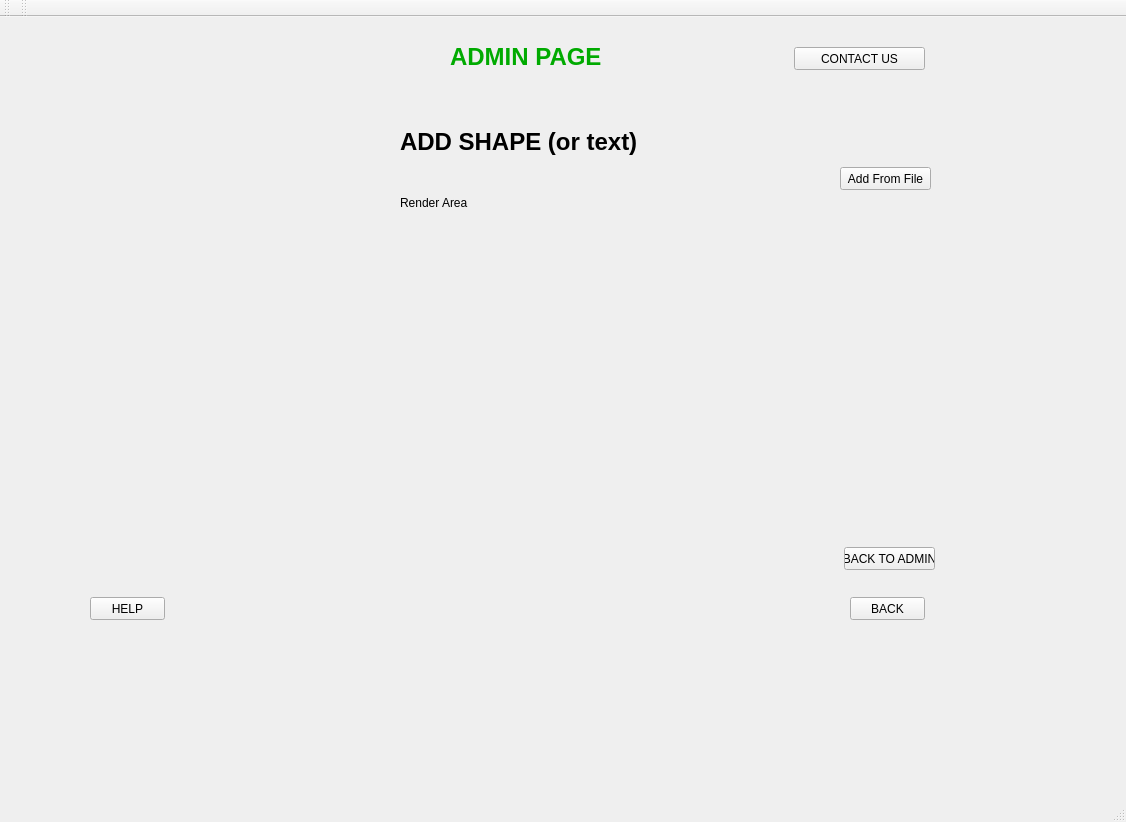
<?xml version="1.0" encoding="UTF-8"?>
<ui version="4.0">
 <class>MainWindow</class>
 <widget class="QMainWindow" name="MainWindow">
  <property name="geometry">
   <rect>
    <x>0</x>
    <y>0</y>
    <width>1126</width>
    <height>822</height>
   </rect>
  </property>
  <property name="windowTitle">
   <string>MainWindow</string>
  </property>
  <widget class="QWidget" name="centralWidget">
   <widget class="QStackedWidget" name="Main_Menu">
    <property name="geometry">
     <rect>
      <x>50</x>
      <y>10</y>
      <width>951</width>
      <height>631</height>
     </rect>
    </property>
    <property name="currentIndex">
     <number>1</number>
    </property>
    <widget class="QWidget" name="login_page">
     <widget class="QLabel" name="login_title">
      <property name="geometry">
       <rect>
        <x>400</x>
        <y>10</y>
        <width>91</width>
        <height>41</height>
       </rect>
      </property>
      <property name="text">
       <string>&lt;html&gt;&lt;head/&gt;&lt;body&gt;&lt;p&gt;&lt;span style=&quot; font-size:18pt; font-weight:600; color:#00aa00;&quot;&gt;LOGIN&lt;/span&gt;&lt;/p&gt;&lt;/body&gt;&lt;/html&gt;</string>
      </property>
     </widget>
     <widget class="QLabel" name="userNameLabel">
      <property name="geometry">
       <rect>
        <x>300</x>
        <y>100</y>
        <width>47</width>
        <height>13</height>
       </rect>
      </property>
      <property name="text">
       <string>Username</string>
      </property>
     </widget>
     <widget class="QLabel" name="passwordLabel">
      <property name="geometry">
       <rect>
        <x>300</x>
        <y>130</y>
        <width>47</width>
        <height>13</height>
       </rect>
      </property>
      <property name="text">
       <string>Password</string>
      </property>
     </widget>
     <widget class="QLineEdit" name="userNameLineEdit">
      <property name="geometry">
       <rect>
        <x>390</x>
        <y>100</y>
        <width>113</width>
        <height>20</height>
       </rect>
      </property>
     </widget>
     <widget class="QLineEdit" name="passwordLineEdit">
      <property name="geometry">
       <rect>
        <x>390</x>
        <y>130</y>
        <width>113</width>
        <height>20</height>
       </rect>
      </property>
     </widget>
     <widget class="QPushButton" name="loginEnterButton">
      <property name="geometry">
       <rect>
        <x>430</x>
        <y>160</y>
        <width>75</width>
        <height>23</height>
       </rect>
      </property>
      <property name="text">
       <string>ENTER</string>
      </property>
     </widget>
     <widget class="QPushButton" name="loginConctButt">
      <property name="geometry">
       <rect>
        <x>744</x>
        <y>20</y>
        <width>131</width>
        <height>23</height>
       </rect>
      </property>
      <property name="text">
       <string>CONTACT US</string>
      </property>
     </widget>
     <widget class="QPushButton" name="loginRevButt">
      <property name="geometry">
       <rect>
        <x>744</x>
        <y>60</y>
        <width>131</width>
        <height>23</height>
       </rect>
      </property>
      <property name="text">
       <string>LEAVE A REVIEW</string>
      </property>
     </widget>
     <widget class="QPushButton" name="loginHelpButt">
      <property name="geometry">
       <rect>
        <x>40</x>
        <y>570</y>
        <width>75</width>
        <height>23</height>
       </rect>
      </property>
      <property name="text">
       <string>HELP</string>
      </property>
     </widget>
    </widget>
    <widget class="QWidget" name="admi_page">
     <widget class="QPushButton" name="adminPageBackButt">
      <property name="geometry">
       <rect>
        <x>800</x>
        <y>570</y>
        <width>75</width>
        <height>23</height>
       </rect>
      </property>
      <property name="text">
       <string>BACK</string>
      </property>
     </widget>
     <widget class="QLabel" name="admin_title">
      <property name="geometry">
       <rect>
        <x>400</x>
        <y>10</y>
        <width>161</width>
        <height>41</height>
       </rect>
      </property>
      <property name="text">
       <string>&lt;html&gt;&lt;head/&gt;&lt;body&gt;&lt;p&gt;&lt;span style=&quot; font-size:18pt; font-weight:600; color:#00aa00;&quot;&gt;ADMIN PAGE&lt;/span&gt;&lt;/p&gt;&lt;/body&gt;&lt;/html&gt;</string>
      </property>
     </widget>
     <widget class="QPushButton" name="adminHelpButt">
      <property name="geometry">
       <rect>
        <x>40</x>
        <y>570</y>
        <width>75</width>
        <height>23</height>
       </rect>
      </property>
      <property name="text">
       <string>HELP</string>
      </property>
     </widget>
     <widget class="QPushButton" name="adminContButt">
      <property name="geometry">
       <rect>
        <x>744</x>
        <y>20</y>
        <width>131</width>
        <height>23</height>
       </rect>
      </property>
      <property name="text">
       <string>CONTACT US</string>
      </property>
     </widget>
     <widget class="QStackedWidget" name="Admin_Pages">
      <property name="geometry">
       <rect>
        <x>20</x>
        <y>60</y>
        <width>881</width>
        <height>501</height>
       </rect>
      </property>
      <property name="currentIndex">
       <number>1</number>
      </property>
      <widget class="QWidget" name="main_admin_page">
       <widget class="QPushButton" name="addShapeButt">
        <property name="geometry">
         <rect>
          <x>390</x>
          <y>50</y>
          <width>101</width>
          <height>23</height>
         </rect>
        </property>
        <property name="text">
         <string>ADD SHAPE</string>
        </property>
       </widget>
       <widget class="QPushButton" name="remShapeButt">
        <property name="geometry">
         <rect>
          <x>390</x>
          <y>80</y>
          <width>101</width>
          <height>23</height>
         </rect>
        </property>
        <property name="text">
         <string>REMOVE SHAPE</string>
        </property>
       </widget>
       <widget class="QPushButton" name="editShapeButt">
        <property name="geometry">
         <rect>
          <x>390</x>
          <y>110</y>
          <width>101</width>
          <height>23</height>
         </rect>
        </property>
        <property name="text">
         <string>EDIT SHAPE</string>
        </property>
       </widget>
       <widget class="QPushButton" name="viewShapeButt">
        <property name="geometry">
         <rect>
          <x>390</x>
          <y>140</y>
          <width>101</width>
          <height>23</height>
         </rect>
        </property>
        <property name="text">
         <string>VIEW SHAPE</string>
        </property>
       </widget>
      </widget>
      <widget class="QWidget" name="add_page">
       <widget class="QPushButton" name="back2AdminButt">
        <property name="geometry">
         <rect>
          <x>774</x>
          <y>460</y>
          <width>91</width>
          <height>23</height>
         </rect>
        </property>
        <property name="text">
         <string>BACK TO ADMIN</string>
        </property>
       </widget>
       <widget class="QLabel" name="addShapeLabel">
        <property name="geometry">
         <rect>
          <x>330</x>
          <y>40</y>
          <width>261</width>
          <height>31</height>
         </rect>
        </property>
        <property name="text">
         <string>&lt;html&gt;&lt;head/&gt;&lt;body&gt;&lt;p&gt;&lt;span style=&quot; font-size:18pt; font-weight:600;&quot;&gt;ADD SHAPE (or text)&lt;/span&gt;&lt;/p&gt;&lt;/body&gt;&lt;/html&gt;</string>
        </property>
       </widget>
       <widget class="QPushButton" name="addFromFileButton">
        <property name="geometry">
         <rect>
          <x>770</x>
          <y>80</y>
          <width>91</width>
          <height>23</height>
         </rect>
        </property>
        <property name="text">
         <string>Add From File</string>
        </property>
       </widget>
       <widget class="RenderArea" name="addRender" native="true">
        <property name="geometry">
         <rect>
          <x>170</x>
          <y>140</y>
          <width>421</width>
          <height>131</height>
         </rect>
        </property>
       </widget>
       <widget class="QLabel" name="label">
        <property name="geometry">
         <rect>
          <x>330</x>
          <y>100</y>
          <width>71</width>
          <height>31</height>
         </rect>
        </property>
        <property name="text">
         <string>Render Area</string>
        </property>
       </widget>
      </widget>
      <widget class="QWidget" name="remove_page">
       <widget class="QPushButton" name="back2AdminButt_2">
        <property name="geometry">
         <rect>
          <x>774</x>
          <y>460</y>
          <width>91</width>
          <height>23</height>
         </rect>
        </property>
        <property name="text">
         <string>BACK TO ADMIN</string>
        </property>
       </widget>
       <widget class="QLabel" name="addShapeLabel_2">
        <property name="geometry">
         <rect>
          <x>320</x>
          <y>30</y>
          <width>301</width>
          <height>31</height>
         </rect>
        </property>
        <property name="text">
         <string>&lt;html&gt;&lt;head/&gt;&lt;body&gt;&lt;p&gt;&lt;span style=&quot; font-size:18pt; font-weight:600;&quot;&gt;REMOVE SHAPE (or text)&lt;/span&gt;&lt;/p&gt;&lt;/body&gt;&lt;/html&gt;</string>
        </property>
       </widget>
      </widget>
      <widget class="QWidget" name="edit_page">
       <widget class="QPushButton" name="back2AdminButt_3">
        <property name="geometry">
         <rect>
          <x>774</x>
          <y>460</y>
          <width>91</width>
          <height>23</height>
         </rect>
        </property>
        <property name="text">
         <string>BACK TO ADMIN</string>
        </property>
       </widget>
       <widget class="QLabel" name="addShapeLabel_3">
        <property name="geometry">
         <rect>
          <x>340</x>
          <y>30</y>
          <width>261</width>
          <height>31</height>
         </rect>
        </property>
        <property name="text">
         <string>&lt;html&gt;&lt;head/&gt;&lt;body&gt;&lt;p&gt;&lt;span style=&quot; font-size:18pt; font-weight:600;&quot;&gt;EDIT SHAPE (or text)&lt;/span&gt;&lt;/p&gt;&lt;/body&gt;&lt;/html&gt;</string>
        </property>
       </widget>
      </widget>
     </widget>
    </widget>
    <widget class="QWidget" name="view_basic_page">
     <widget class="QPushButton" name="basicPagebackButt">
      <property name="geometry">
       <rect>
        <x>800</x>
        <y>590</y>
        <width>75</width>
        <height>23</height>
       </rect>
      </property>
      <property name="text">
       <string>BACK</string>
      </property>
     </widget>
     <widget class="QLabel" name="viewPageTitle">
      <property name="geometry">
       <rect>
        <x>350</x>
        <y>10</y>
        <width>241</width>
        <height>41</height>
       </rect>
      </property>
      <property name="text">
       <string>&lt;html&gt;&lt;head/&gt;&lt;body&gt;&lt;p&gt;&lt;span style=&quot; font-size:18pt; font-weight:600; color:#00aa00;&quot;&gt;VIEWING PAGE&lt;/span&gt;&lt;/p&gt;&lt;/body&gt;&lt;/html&gt;</string>
      </property>
     </widget>
     <widget class="QPushButton" name="viewHelpButt">
      <property name="geometry">
       <rect>
        <x>40</x>
        <y>570</y>
        <width>75</width>
        <height>23</height>
       </rect>
      </property>
      <property name="text">
       <string>HELP</string>
      </property>
     </widget>
     <widget class="QPushButton" name="viewContButt">
      <property name="geometry">
       <rect>
        <x>744</x>
        <y>20</y>
        <width>131</width>
        <height>23</height>
       </rect>
      </property>
      <property name="text">
       <string>CONTACT US</string>
      </property>
     </widget>
    </widget>
    <widget class="QWidget" name="reviews_page">
     <widget class="QPushButton" name="reviewPageBackButt">
      <property name="geometry">
       <rect>
        <x>800</x>
        <y>590</y>
        <width>75</width>
        <height>23</height>
       </rect>
      </property>
      <property name="text">
       <string>BACK</string>
      </property>
     </widget>
     <widget class="QLabel" name="reviewPageTitle">
      <property name="geometry">
       <rect>
        <x>400</x>
        <y>10</y>
        <width>141</width>
        <height>41</height>
       </rect>
      </property>
      <property name="text">
       <string>&lt;html&gt;&lt;head/&gt;&lt;body&gt;&lt;p&gt;&lt;span style=&quot; font-size:18pt; font-weight:600; color:#00aa00;&quot;&gt;REVIEWS&lt;/span&gt;&lt;/p&gt;&lt;/body&gt;&lt;/html&gt;</string>
      </property>
     </widget>
     <widget class="QPushButton" name="reviewHelpButt">
      <property name="geometry">
       <rect>
        <x>40</x>
        <y>570</y>
        <width>75</width>
        <height>23</height>
       </rect>
      </property>
      <property name="text">
       <string>HELP</string>
      </property>
     </widget>
     <widget class="QPushButton" name="reviewContButt">
      <property name="geometry">
       <rect>
        <x>744</x>
        <y>20</y>
        <width>131</width>
        <height>23</height>
       </rect>
      </property>
      <property name="text">
       <string>CONTACT US</string>
      </property>
     </widget>
    </widget>
    <widget class="QWidget" name="help_page">
     <widget class="QPushButton" name="helpBackButt">
      <property name="geometry">
       <rect>
        <x>800</x>
        <y>590</y>
        <width>75</width>
        <height>23</height>
       </rect>
      </property>
      <property name="text">
       <string>BACK</string>
      </property>
     </widget>
     <widget class="QLabel" name="helpTitle">
      <property name="geometry">
       <rect>
        <x>400</x>
        <y>10</y>
        <width>161</width>
        <height>41</height>
       </rect>
      </property>
      <property name="text">
       <string>&lt;html&gt;&lt;head/&gt;&lt;body&gt;&lt;p&gt;&lt;span style=&quot; font-size:18pt; font-weight:600; color:#00aa00;&quot;&gt;HELP&lt;/span&gt;&lt;/p&gt;&lt;/body&gt;&lt;/html&gt;</string>
      </property>
     </widget>
     <widget class="QPushButton" name="helpContButt">
      <property name="geometry">
       <rect>
        <x>744</x>
        <y>20</y>
        <width>131</width>
        <height>23</height>
       </rect>
      </property>
      <property name="text">
       <string>CONTACT US</string>
      </property>
     </widget>
     <widget class="QStackedWidget" name="help_pages">
      <property name="geometry">
       <rect>
        <x>20</x>
        <y>60</y>
        <width>881</width>
        <height>501</height>
       </rect>
      </property>
      <property name="currentIndex">
       <number>2</number>
      </property>
      <widget class="QWidget" name="helpMainPage"/>
      <widget class="QWidget" name="how2_add"/>
      <widget class="QWidget" name="how2_rem"/>
      <widget class="QWidget" name="how2_edit"/>
      <widget class="QWidget" name="how2_view"/>
     </widget>
    </widget>
    <widget class="QWidget" name="contact_page">
     <widget class="QPushButton" name="contactBackButt">
      <property name="geometry">
       <rect>
        <x>800</x>
        <y>590</y>
        <width>75</width>
        <height>23</height>
       </rect>
      </property>
      <property name="text">
       <string>BACK</string>
      </property>
     </widget>
     <widget class="QLabel" name="contactPageTitle">
      <property name="geometry">
       <rect>
        <x>400</x>
        <y>10</y>
        <width>171</width>
        <height>31</height>
       </rect>
      </property>
      <property name="text">
       <string>&lt;html&gt;&lt;head/&gt;&lt;body&gt;&lt;p&gt;&lt;span style=&quot; font-size:18pt; font-weight:600; color:#00aa00;&quot;&gt;CONTACT US&lt;/span&gt;&lt;/p&gt;&lt;/body&gt;&lt;/html&gt;</string>
      </property>
     </widget>
     <widget class="QLabel" name="contactInfo">
      <property name="geometry">
       <rect>
        <x>260</x>
        <y>50</y>
        <width>421</width>
        <height>431</height>
       </rect>
      </property>
      <property name="text">
       <string>&lt;html&gt;&lt;head/&gt;&lt;body&gt;&lt;p align=&quot;center&quot;&gt;&lt;span style=&quot; font-size:11pt; font-weight:600; font-style:italic;&quot;&gt;Girls Rule Co.&lt;/span&gt;&lt;/p&gt;&lt;p align=&quot;center&quot;&gt;&lt;br/&gt;&lt;/p&gt;&lt;p align=&quot;center&quot;&gt;&lt;span style=&quot; font-size:11pt; font-weight:600;&quot;&gt;Address:&lt;/span&gt;&lt;/p&gt;&lt;p align=&quot;center&quot;&gt;&lt;span style=&quot; font-size:11pt;&quot;&gt;Girls Only, &lt;/span&gt;&lt;/p&gt;&lt;p align=&quot;center&quot;&gt;&lt;span style=&quot; font-size:11pt;&quot;&gt;suite #1C&lt;/span&gt;&lt;/p&gt;&lt;p align=&quot;center&quot;&gt;&lt;span style=&quot; font-size:11pt;&quot;&gt;Petaluma, CA 94954&lt;/span&gt;&lt;/p&gt;&lt;p align=&quot;center&quot;&gt;&lt;span style=&quot; font-size:11pt; font-weight:600;&quot;&gt;Email:&lt;/span&gt;&lt;/p&gt;&lt;p align=&quot;center&quot;&gt;&lt;span style=&quot; font-size:11pt;&quot;&gt;kedc@gmail.com&lt;/span&gt;&lt;/p&gt;&lt;p align=&quot;center&quot;&gt;&lt;span style=&quot; font-size:11pt; font-weight:600;&quot;&gt;Phone:&lt;/span&gt;&lt;/p&gt;&lt;p align=&quot;center&quot;&gt;&lt;span style=&quot; font-size:11pt;&quot;&gt;(707) 336-2113&lt;/span&gt;&lt;/p&gt;&lt;p align=&quot;center&quot;&gt;&lt;span style=&quot; font-size:11pt; font-weight:600;&quot;&gt;FAX:&lt;/span&gt;&lt;/p&gt;&lt;p align=&quot;center&quot;&gt;&lt;span style=&quot; font-size:11pt;&quot;&gt;(999) 667-3322&lt;/span&gt;&lt;/p&gt;&lt;/body&gt;&lt;/html&gt;</string>
      </property>
     </widget>
     <widget class="QPushButton" name="contactHelpButt">
      <property name="geometry">
       <rect>
        <x>40</x>
        <y>570</y>
        <width>75</width>
        <height>23</height>
       </rect>
      </property>
      <property name="text">
       <string>HELP</string>
      </property>
     </widget>
    </widget>
   </widget>
  </widget>
  <widget class="QToolBar" name="mainToolBar">
   <attribute name="toolBarArea">
    <enum>TopToolBarArea</enum>
   </attribute>
   <attribute name="toolBarBreak">
    <bool>false</bool>
   </attribute>
  </widget>
  <widget class="QMenuBar" name="menuBar">
   <property name="geometry">
    <rect>
     <x>0</x>
     <y>0</y>
     <width>1126</width>
     <height>21</height>
    </rect>
   </property>
  </widget>
  <widget class="QToolBar" name="mainToolBar">
   <attribute name="toolBarArea">
    <enum>TopToolBarArea</enum>
   </attribute>
   <attribute name="toolBarBreak">
    <bool>false</bool>
   </attribute>
  </widget>
  <widget class="QStatusBar" name="statusBar"/>
 </widget>
 <layoutdefault spacing="6" margin="11"/>
 <customwidgets>
  <customwidget>
   <class>RenderArea</class>
   <extends>QWidget</extends>
   <header location="global">renderarea.h</header>
   <container>1</container>
  </customwidget>
 </customwidgets>
 <resources/>
 <connections/>
</ui>
